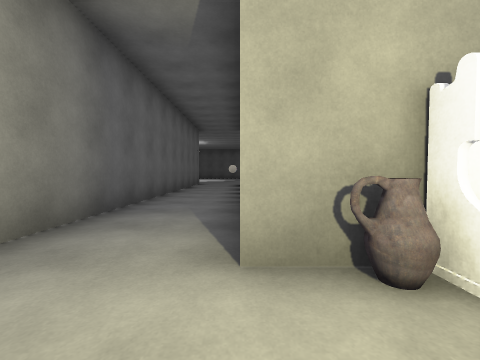
[1] (above)

18 first-person views from a walk through a 3-D level made in the Unity game engine. The camera is 1.2 m above the floor, tilts 2° down and sees 90° across. The floor is counted in squares, 2 m on a side. Each view is taken from the middle of a square. On the plan, view 1 faces up. The plan holds only what a view shows up to about 9 squares ahead; the rest is blank. The place goes on beyond the plan. The player is left out. Some surface patterns are stand-ins.

[2]
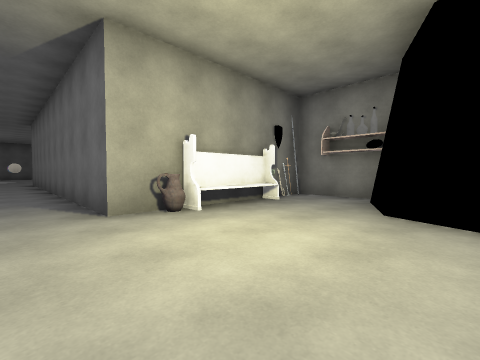

[3]
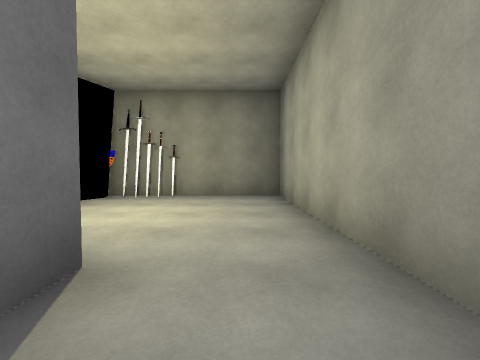

[4]
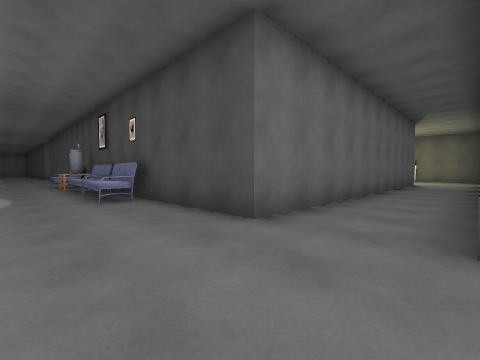

[5]
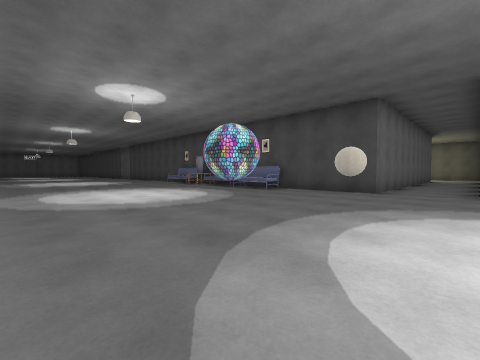

[6]
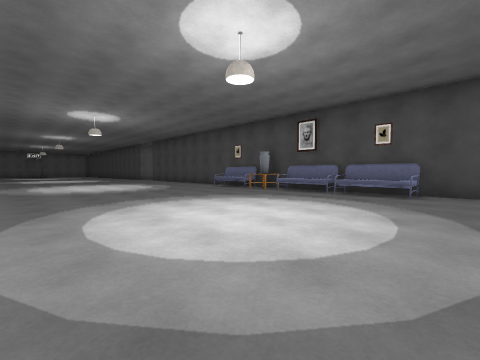

[7]
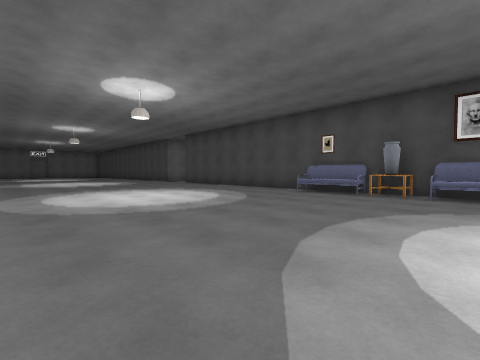

[8]
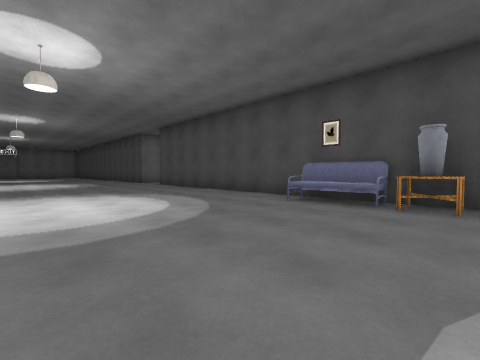

[9]
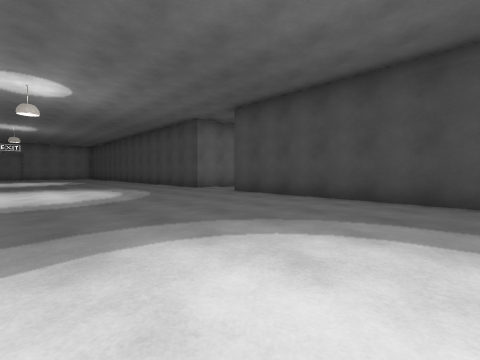

[10]
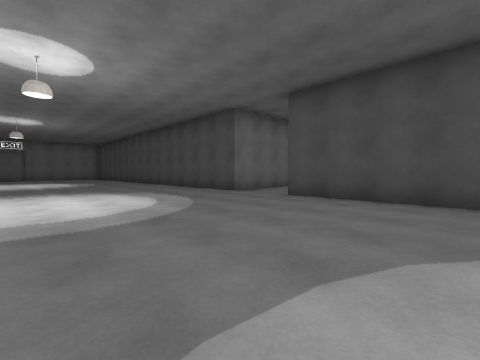

[11]
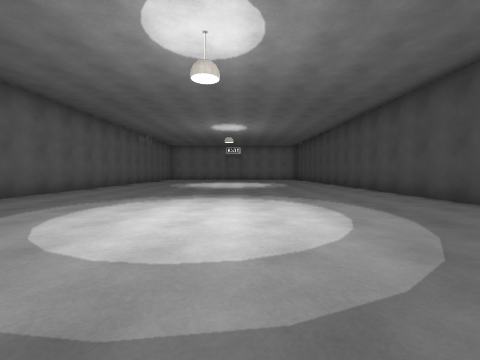

[12]
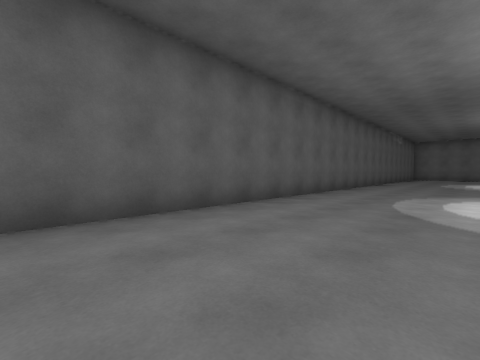

[13]
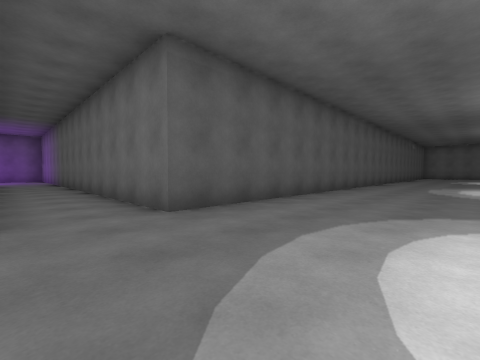

[14]
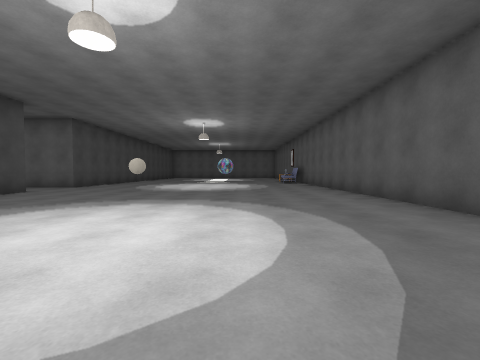

[15]
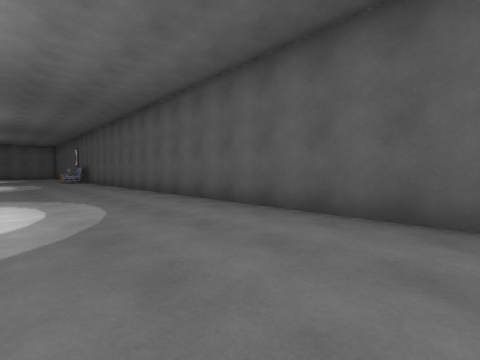

[16]
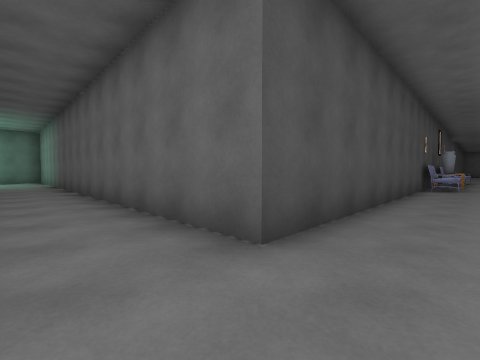

[17]
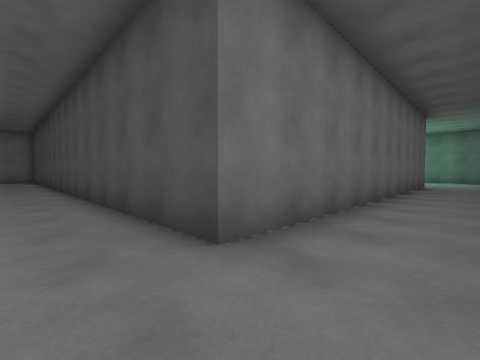

[18]
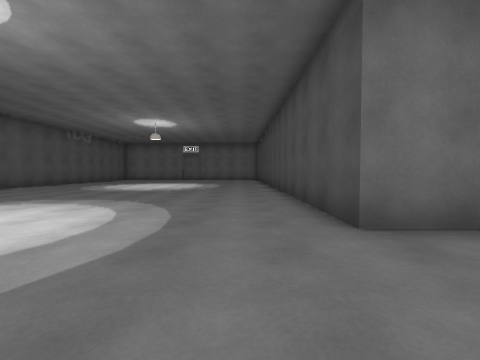

### Floor plan
Points are (right, up) in squares from view 1. A wall is a line through its corners. A room is listed if a view was taken in it or the views show most of it. See-through windows are left out.
Room 1 (views 1, 2)
walls: (1.2, 1.5) (0, 1.5); (4.8, -0.5) (4.8, 1.5) (3.5, 1.5); (-2, 1.5) (-2, -3) (0.5, -3)
ways out: opening at (-1, 2) to room 2
objects: other object (1, -3); other object (1, -2); vase (1, 1); other object (2, -3); other object (2, -2); bench (2, 1) to (3, 1); other object (4, 0); other object (4, 1)
Room 2 (views 3, 4, 5, 6, 7, 8, 9, 10, 11, 12, 13, 14, 15, 16, 17, 18)
walls: (9.4, 11.7) (17.5, 11.7) (17.5, 1.9); (9.1, 21.2) (-2, 21.2); (-2, 11.9) (-2, 1.5); (26, 21.2) (11.8, 21.2); (19.5, 1.8) (19.5, 11.7) (26.5, 11.7); (0, 1.5) (0, 11.7) (7.5, 11.7)
ways out: opening at (-1, 2) to room 1; opening at (10.5, 21); opening at (18.5, 1)
objects: sofa (4, 12); sofa (6, 12); table (8, 12); sofa (9, 12)

Where each view was taken, in squares from view 1:
view 1: 0 up, 0 right, facing up
view 2: 2 down, 1 left, facing up-right
view 3: 3 up, 1 left, facing down
view 4: 14 up, 2 left, facing down-right
view 5: 19 up, 2 left, facing down-right
view 6: 19 up, 2 right, facing down-right
view 7: 19 up, 6 right, facing down-right
view 8: 17 up, 7 right, facing down-right
view 9: 17 up, 12 right, facing down-right
view 10: 17 up, 14 right, facing down-right
view 11: 16 up, 16 right, facing right
view 12: 18 up, 14 right, facing up-right
view 13: 18 up, 10 right, facing up-right
view 14: 18 up, 7 right, facing left
view 15: 18 up, 9 right, facing up-left
view 16: 13 up, 19 right, facing down-left
view 17: 13 up, 18 right, facing down-right
view 18: 13 up, 17 right, facing right
